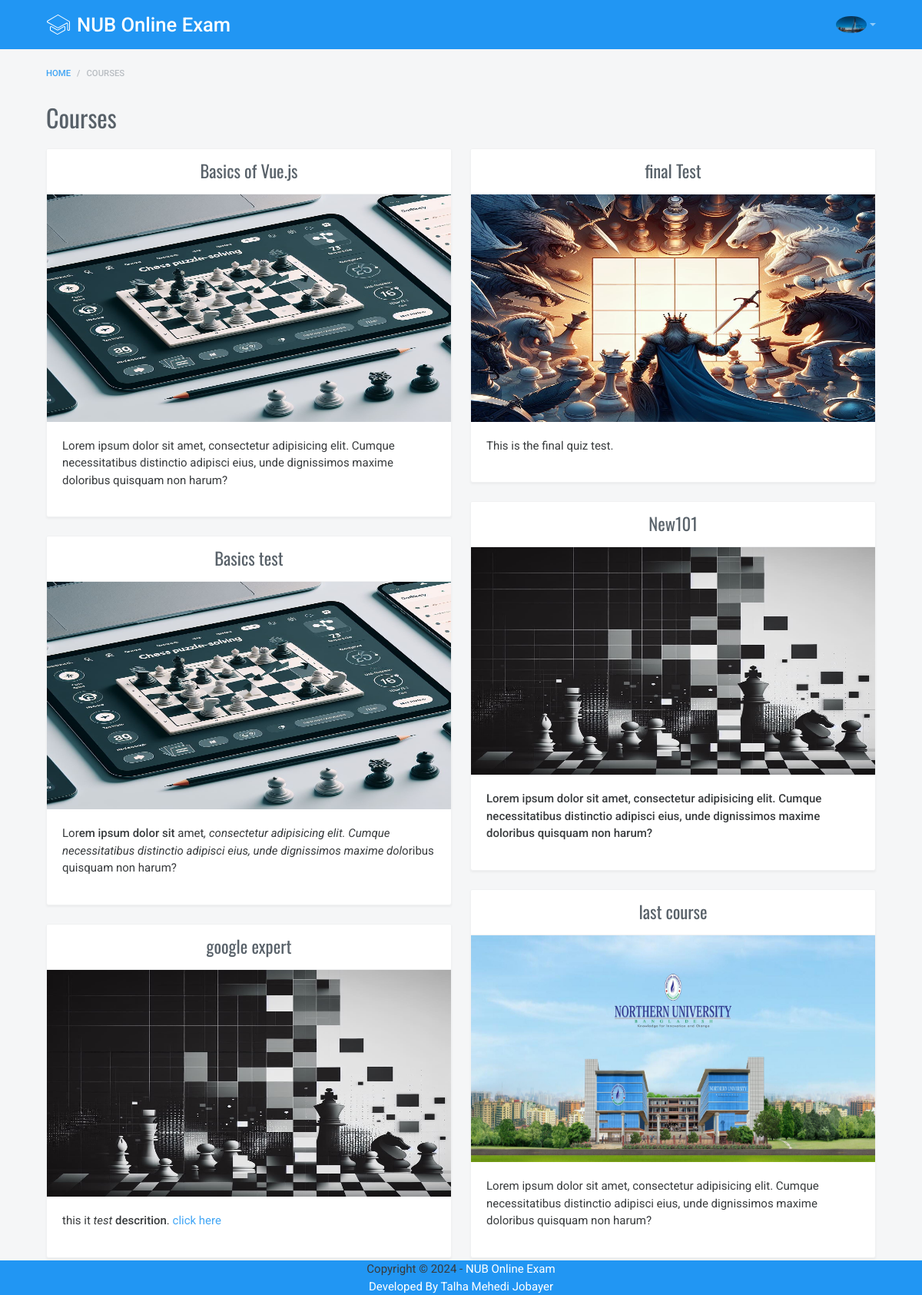
Screenshot of /student-courses (signed in) with the database file from the repository.
### tables this page shows
CREATE TABLE `users` (
  `id` int(11) NOT NULL,
  `name` varchar(30) NOT NULL,
  `email` varchar(50) NOT NULL,
  `pass` varchar(50) NOT NULL,
  `role` varchar(10) NOT NULL DEFAULT 'student',
  `bio` varchar(500) NOT NULL DEFAULT 'Fueled by my passion for understanding the nuances of cross-cultural advertising, I consider myself a forever student, eager to both build on my academic foundations in psychology and sociology and stay in tune with the latest digital marketing strategies through continued coursework.',
  `id_no` varchar(20) NOT NULL DEFAULT '191-15-2395',
  `img` varchar(50) NOT NULL DEFAULT 'profile_demo.jpg'
);

CREATE TABLE `courses` (
  `id` int(11) NOT NULL,
  `title` varchar(20) NOT NULL,
  `description` varchar(350) NOT NULL,
  `owner` varchar(30) NOT NULL,
  `img` varchar(50) NOT NULL,
  `key` varchar(10) NOT NULL DEFAULT '123456'
);

### index.php (called while the page is built, shortened)
<?php
    include("config.php");
    include("functions.php");
    include('./layouts/main.php');
?>

### functions.php (called while the page is built, shortened)
            <?php
    function is_loggedin(){
        if(isset($_SESSION['user'])){
            return true;
        }
        else return false;
    }
?>

### layouts/components/student-courses.php (the view, shortened to what this page needs)
<?php
    $user_id = $_SESSION['user_id'];
    $res = $db->query("SELECT c.id, c.title, c.description, c.img, c.owner FROM courses c JOIN enrollments e ON c.id = e.course_id WHERE e.user_id = '$user_id'");
?>
                    <div class="container page__container">
                        <ol class="breadcrumb">
                            <li class="breadcrumb-item"><a href="/ProLearner">Home</a></li>
                            <li class="breadcrumb-item active">Courses</li>
                        </ol>
                        <div class="media align-items-center mb-headings">
                            <div class="media-body">
                                <h1 class="h2">Courses</h1>
                            </div>
                        </div>
                        <div class="card-columns">
                            <?php
                            while($row = $res->fetch_assoc()){
                            ?>
                            <div class="card">
                                <div class="card-header text-center">
                                    <h4 class="card-title mb-0"><a href="student-course?id=<?php echo $row['id']?>"><?php echo $row['title']?></a></h4>
                                </div>
                                <a href="student-course?id=<?php echo $row['id']?>">
                                    <img src="uploads/<?php echo $row['img']; ?>"
                                         alt="Card image cap"
                                         style="width:100%;aspect-ratio: 16/9;">
                                </a>
                                <div class="card-body">
                                    <?php echo $row['description']; ?>
                                </div>
                            </div>
                            <?php } ?>
                        </div>
                    </div>

### layouts/main.php (shortened to what this page needs)
<!DOCTYPE html>
<html lang="en"
      dir="ltr">
    <head>
        <link type="text/css"
              href="assets/vendor/perfect-scrollbar.css"
              rel="stylesheet">
        <link type="text/css"
              href="assets/css/material-icons.css"
              rel="stylesheet">
        <link type="text/css"
              href="assets/css/fontawesome.css"
              rel="stylesheet">
        <link type="text/css"
              href="assets/vendor/spinkit.css"
              rel="stylesheet">
        <link type="text/css"
              href="assets/css/app.css"
              rel="stylesheet">
        <link type="text/css"
              href="assets/css/custom.css"
              rel="stylesheet">
        <link rel="stylesheet"
              href="https://cdn.jsdelivr.net/fontawesome/4.5.0/css/font-awesome.min.css">
    </head>
    <body class=" fixed-layout">
        <div class="mdk-header-layout js-mdk-header-layout">
            <div id="header"
                 class="mdk-header bg-dark js-mdk-header m-0"
                 data-fixed
                 data-effects="waterfall">
                <div class="mdk-header__content">
                    <nav id="default-navbar"
                         class="navbar navbar-expand navbar-dark bg-primary m-0">
                        <div class="container">
                            <a href="/ProLearner"
                               class="navbar-brand">
                                <img src="assets/images/logo/white.svg"
                                     class="mr-2"
                                     alt="LearnPlus" />
                                <span class="d-none d-xs-md-block">NUB Online Exam</span>
                            </a>
                            <ul class="nav navbar-nav flex-nowrap">
                                 <?php if(is_loggedin()){
                                    $uu_id = $_SESSION['user_id'];
                                    $uu_res = $db->query("select * from users where id='$uu_id'");
                                    $uu=$uu_res->fetch_assoc();
                                ?>
                                <li class="nav-item dropdown ml-1 ml-md-3">
                                    <a class="nav-link dropdown-toggle"
                                       data-toggle="dropdown"
                                       href="#"
                                       role="button"><img src="uploads/<?php echo $uu['img'];?>"
                                             alt="Avatar"
                                             class="rounded-circle"
                                             width="40"></a>
                                </li>
                                <?php } ?>
                            </ul>
                        </div>
                    </nav>
                </div>
            </div>
            <div class="mdk-header-layout__content d-flex flex-column">
            <div class="page ">
                <?php include("layouts/components/$page.php");?>
                <div class="container page__container" style="position:fixed;bottom:0px;padding:0;">
                    <div class="" style="width:100vw;background:#2196F3;padding:0 50px;text-align:center;">
                        Copyright &copy; 2024  - <a href="#" style="color:white;">NUB Online Exam <br> Developed By Talha Mehedi Jobayer</a>
                    </div>
                </div>
            </div>
            </div>
        </div>
    </body>
</html>

### rows the page displays
users: img (picture)
courses: title "Basics of Vue.js", img (picture), description "Lorem ipsum dolor sit amet, consectetur adipisicing elit. Cumque necessitatibus distinctio adipisci eius, unde dignissimos maxime doloribus quisquam non harum?"
courses: title "Basics test", img (picture), description "Lor em ipsum dolor sit amet , consectetur adipisicing elit. Cumque necessitatibus distinctio adipisci eius, unde dignissimos maxime dol oribus quisquam non harum?"
courses: title "google expert", img (picture), description "this it test descrition . click here"
courses: title "final Test", img (picture), description "This is the final quiz test."
courses: title "New101", img (picture), description "Lorem ipsum dolor sit amet, consectetur adipisicing elit. Cumque necessitatibus distinctio adipisci eius, unde dignissimos maxime doloribus quisquam non harum?"
courses: title "last course", img (picture), description "Lorem ipsum dolor sit amet, consectetur adipisicing elit. Cumque necessitatibus distinctio adipisci eius, unde dignissimos maxime doloribus quisquam non harum?"
